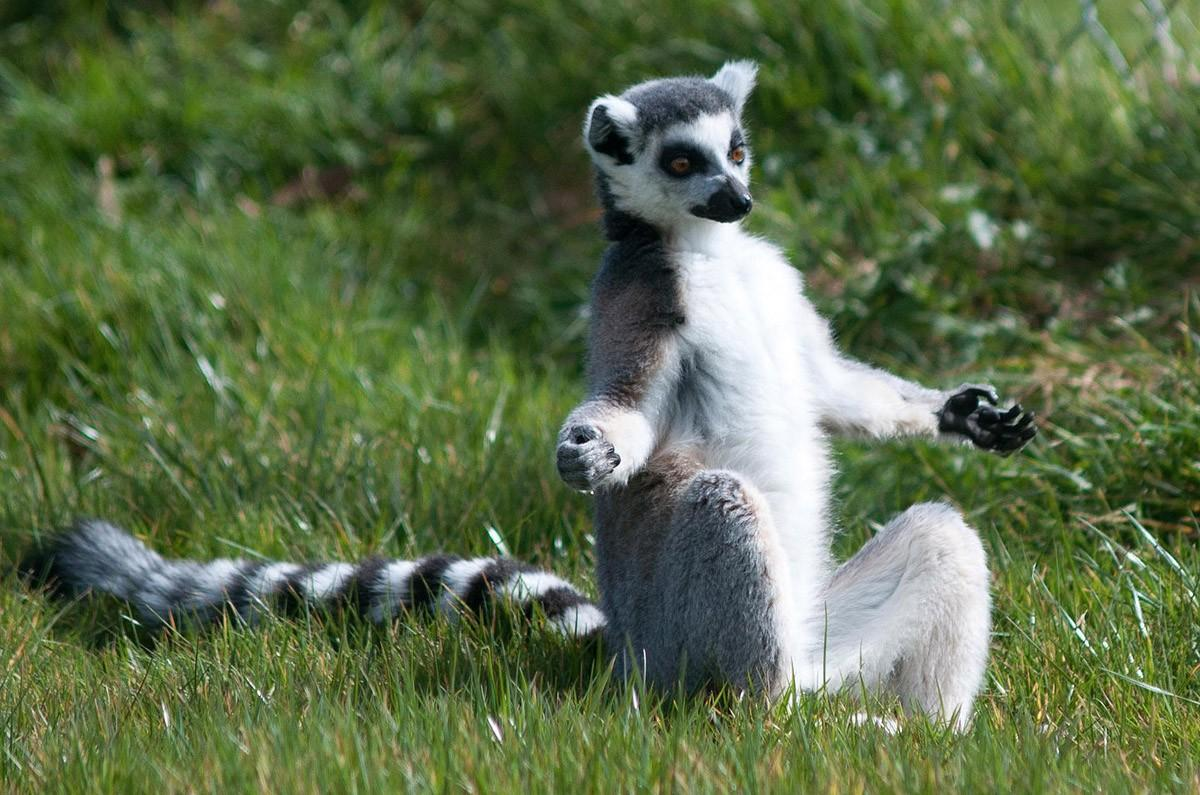
#> input picture uzbagoisya.jpg, 1200 x 795 px
$ python filter.py
#> lines starting #> are read from the running program, lines starting #| are printed output that depends on the picture
from PIL import Image, ImageDraw
import random


fil = int(input('Фильтр (от 1 до 4): '))
#> the answer given: 1
im = Image.open("uzbagoisya.jpg")
#> im is the input picture: PIL image 1200x795 RGB; mean R, G, B 91.5, 108.4, 72.6
draw = ImageDraw.Draw(im)
x, y = im.size
#> x = 1200; y = 795
pixels = im.load()


if fil == 1:
	for i in range(x):
		for j in range(y):
			a = pixels[i, j][0]
			b = pixels[i, j][1]
			c = pixels[i, j][2]
			draw.point((i, j), (255 - a, 255 - b, 255 - c))


if fil == 2:
	dep = int(input("Введите глубину сепии: "))
	for i in range(x):
		for j in range(y):
			r, g, b = pixels[i, j]
			mid = (r + g + b) // 3
			r, g, b = mid + dep * 2, mid + dep, mid
			pixels[i, j] = r, g, b


if fil == 3:
	f = int(input('Введите любое число:'))
	for i in range(x):
		for j in range(y):
			a = pixels[i, j][0]
			b = pixels[i, j][1]
			c = pixels[i, j][2]
			S = a + b + c
			if (S > (((255 + f) // 2) * 3)):
				a, b, c = 255, 255, 255
			else:
				a, b, c = 0, 0, 0
			draw.point((i, j), (a, b, c))


if fil == 4:
	f = int(input('Введите любое число:'))
	for i in range(x):
		for j in range(y):
			rand = random.randint(-f, f)
			a = pixels[i, j][0] + rand
			b = pixels[i, j][1] + rand
			c = pixels[i, j][2] + rand
			if (a < 0):
				a = 0
			if (b < 0):
				b = 0
			if (c < 0):
				c = 0
			if (a > 255):
				a = 255
			if (b > 255):
				b = 255
			if (c > 255):
				c = 255
			draw.point((i, j), (a, b, c))

im.show()
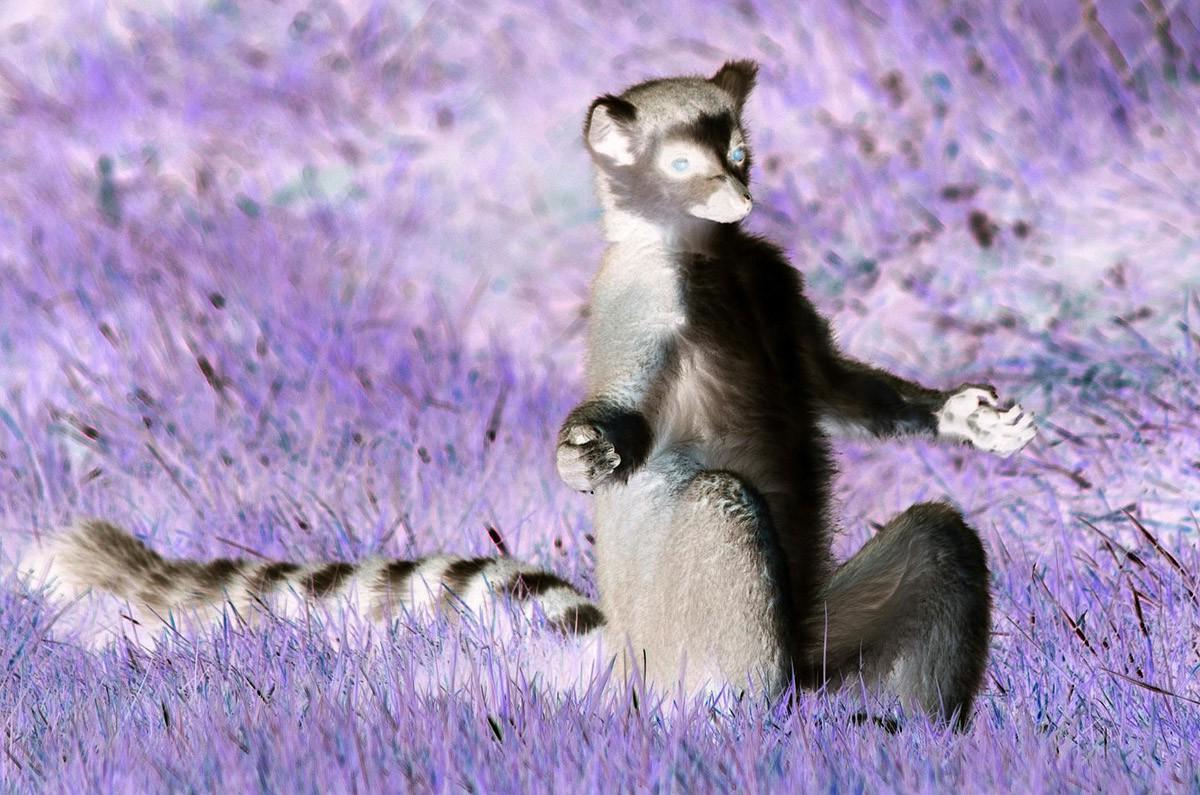
#> shown: PIL image 1200x795 RGB; mean R, G, B 163.5, 146.6, 182.4
